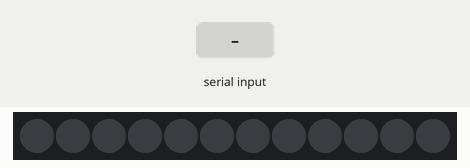
This sketch was run on a simulated Arduino Uno, built with avr-gcc and run on an emulated ATmega328P. Shown: 12 RGB LEDs in strip order, left to right. Inputs (shaded band) come from the test bench. Dim RGB values are drawn brighter than linear.

Above: at 1.2 s.
1.3 s: "90,45,200\n" received over the second serial link
At 1.6 s:
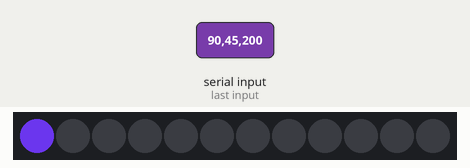
7.3 s: "30,150,10\n" received over the second serial link
At 7.7 s:
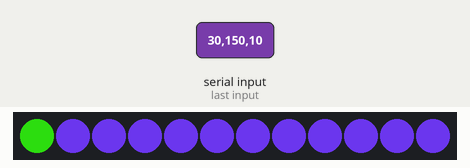
13.3 s: ",\n" received over the second serial link
At 13.7 s:
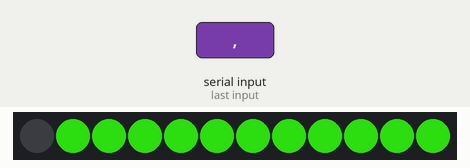
Timing chart, 0 to 16.3 s (numbered marks = the images above; inputs shaded):
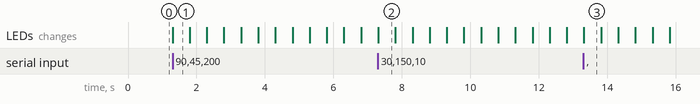

The sketch:

stone_final.ino
```cpp
#include <Adafruit_NeoPixel.h> // 네오픽셀 사용을 위한 라이브러리
#include<SoftwareSerial.h> // 블루투스 통신 사용을 위한 라이브러리
#ifdef __AVR__
 #include <avr/power.h>
#endif
#define PIN            13 //네오픽셀의 핀번호
#define NUMPIXELS      12  // 네오픽셀의 비트개수

Adafruit_NeoPixel pixels = Adafruit_NeoPixel(NUMPIXELS, PIN, NEO_GRB + NEO_KHZ800); // 네오픽셀 핀설정, 픽셀의 개수, 핀의 위치
String r;
String g;
String b;

SoftwareSerial BTSerial = SoftwareSerial(9,10);
void setup() {
  pixels.begin();
  BTSerial.begin(115200); //블루투스 4.0 통신을 위한 통신값

}

void loop() {
   if (BTSerial.available() > 0) {
    String strData = BTSerial.readStringUntil('\n'); // 블루투스 통신으로 값을 받음 ex)255,255,255 ~ 0,0,0
    int first = strData.indexOf(",");  // 수신받은 데이터를 rgb 색상으로 쪼개기 위해 사용할 문자
    int second = strData.indexOf(",",first+1);

    r = (strData.substring(0,first)); //처음위치부터 ,까지 ex)255
    g = (strData.substring(first+1,second)); //, 다음 위치부터 ,까지 ex)255
    b = (strData.substring(second+1,strData.length())) ;  //,부터 마지막까지 ex)255

    for(int i=0;i<NUMPIXELS;i++){
     pixels.setPixelColor(i, pixels.Color(r.toInt(),g.toInt(),b.toInt())); // string 값을 인트형으로 변
      pixels.show(); //
      delay(500);
    }
}
}
```

Measured:
- after the input at 1.3 s, the LEDs: change at once (image 1)
- after the input at 7.3 s, the LEDs: change at once (image 2)
- after the input at 13.3 s, the LEDs: change at once (image 3)
- what the display in image 1 shows lasts 0.5 s, from 1.3 s to 1.8 s
